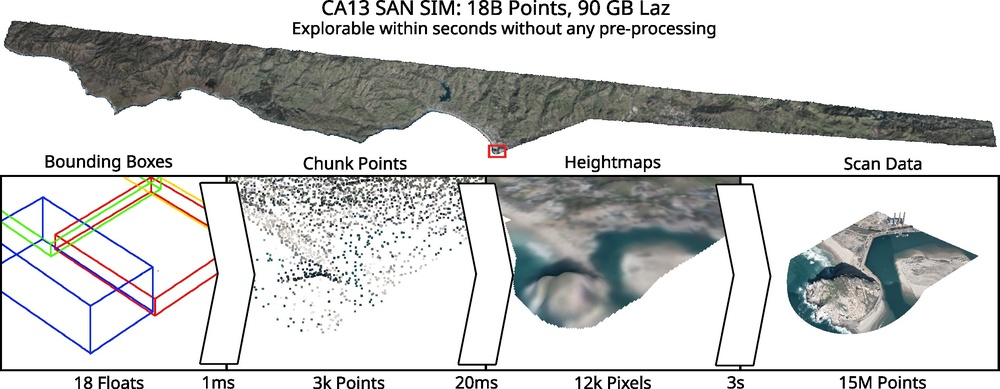
#> input picture images/teaser.jpg, 1000 x 389 px, shrunk from 2480 x 965 before the run
$ python -i img.py   (imports and definitions only)
#> lines starting #> are read from the running program, lines starting #| are printed output that depends on the picture
import numpy as np

from source.base import fs


# [43 lines left out: functions slice_img_center, save_img, rasterized_to_nearest, not called in this run]


def rasterized_to_linear(img: np.ndarray):

    if np.all(np.isnan(img)):  # happens e.g. when no RGB is available
        return img, np.zeros_like(img), np.zeros_like(img)

    from scipy.ndimage import convolve
    # based on https://dsp.stackexchange.com/questions/81517/how-to-find-the-kernel-of-the-convolution-for-linear-interpolation
    # adapted for irregular inputs
    from scipy.ndimage import distance_transform_edt
    unknown = np.isnan(img)
    distances = distance_transform_edt(unknown, return_distances=True)
    max_dist = int(np.ceil(distances.max()))  # this size is not adaptive and will cause over-smoothing in dense regions

    kernel_size_half = max_dist + 1
    hat = list(range(1, kernel_size_half + 1)) + list(range(kernel_size_half - 1, 0, -1))
    kernel_hat = np.array([hat])
    kernel = kernel_hat / kernel_hat.sum()  # separable kernel

    img[np.isnan(img)] = 0.0

    has_values = (img != 0).astype(np.float32)
    weights = convolve(has_values, kernel, mode='constant', cval=0.0)
    weights = convolve(weights, kernel.T, mode='constant', cval=0.0)

    values_sum = convolve(img, kernel, mode='constant', cval=0.0)
    values_sum = convolve(values_sum, kernel.T, mode='constant', cval=0.0)

    hm = values_sum / weights

    if np.isnan(hm).any():
        print('rasterized_to_linear produced NaNs')
        # No NaNs should be left here. If there are, it means that the kernel is not large enough.

    return hm, values_sum, weights


# [29 lines left out: functions gkern, rasterized_to_hqsplat, not called in this run]

>>> import cv2
>>> picture = cv2.imread('../../images/teaser.jpg', cv2.IMREAD_GRAYSCALE)
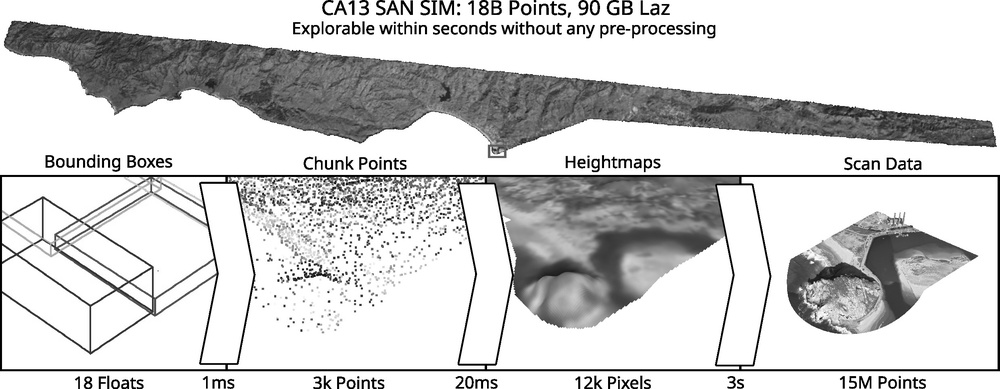
#> picture: shape (389, 1000); min 0, max 255, mean 207.1
>>> result = rasterized_to_linear(picture)
#> in rasterized_to_linear, `unknown = np.isnan(img)`: unknown: shape (389, 1000) bool; every value is 0
#> in rasterized_to_linear, `distances = distance_transform_edt(unknown, return_distances=True)`: distances: shape (389, 1000) float64; every value is 0
#> in rasterized_to_linear, `max_dist = int(np.ceil(distances.max()))`: max_dist = 0
#> in rasterized_to_linear, `kernel_size_half = max_dist + 1`: kernel_size_half = 1
#> in rasterized_to_linear, `has_values = (img != 0).astype(np.float32)`:
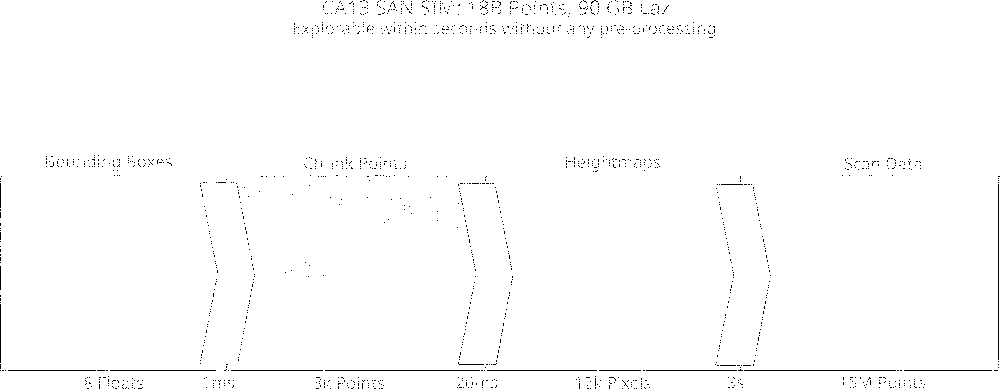
#> has_values: shape (389, 1000) float32; values 0 (black) and 1 (white), 99.1% white; black in thin lines or dots
